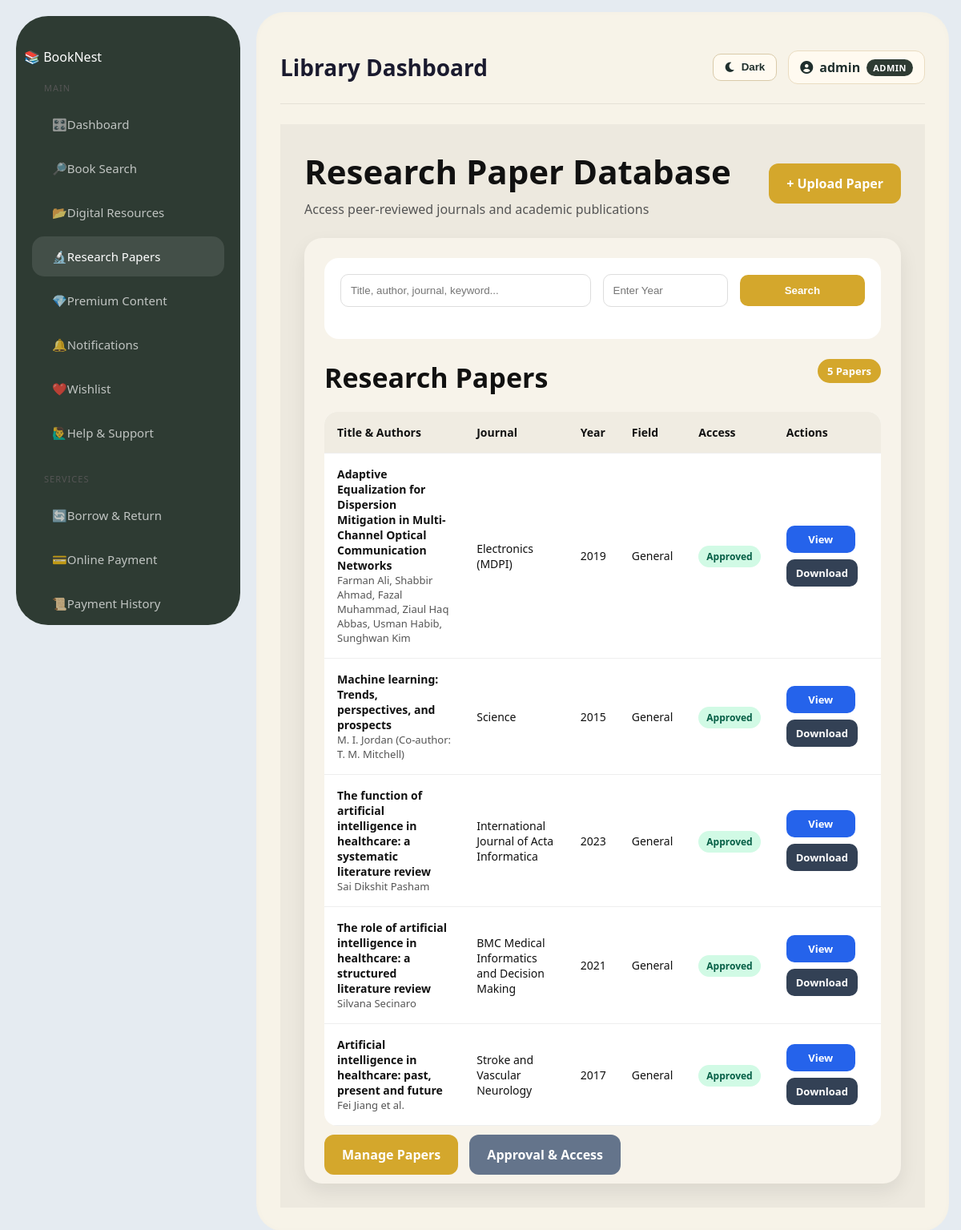
The app's page /research-papers/ (signed in) with its own data.
### library/models.py (models this page shows, shortened)
class User(AbstractUser):
    ADMIN = 'admin'
    LIBRARIAN = 'librarian'
    REGULAR_USER = 'user'
    ROLE_CHOICES = [
        (ADMIN, 'Administrator'),
        (LIBRARIAN, 'Librarian'),
        (REGULAR_USER, 'Regular User'),
    ]
    role = models.CharField(max_length=20, choices=ROLE_CHOICES, default=REGULAR_USER)
    phone = models.CharField(max_length=15, null=True, blank=True)
    profile_picture = models.ImageField(upload_to='profiles/', null=True, blank=True)
    date_of_birth = models.DateField(null=True, blank=True)
    bio = models.TextField(null=True, blank=True)
    def get_full_name(self):
        if self.first_name and self.last_name:
            return f"{self.first_name} {self.last_name}"
        return self.username

class ResearchPaper(models.Model):
    STATUS_CHOICES = [
        ('pending', 'Pending'),
        ('approved', 'Approved'),
        ('rejected', 'Rejected'),
    ]
    title = models.CharField(max_length=200)
    author = models.CharField(max_length=200)
    journal = models.CharField(max_length=200)
    year = models.PositiveIntegerField()
    abstract = models.TextField(blank=True, null=True)
    paper_file = models.FileField(upload_to='research_papers/')
    status = models.CharField(max_length=20, choices=STATUS_CHOICES, default='pending')
    uploaded_by = models.ForeignKey(User, on_delete=models.CASCADE)
    uploaded_at = models.DateTimeField(auto_now_add=True)

### library/views.py (the view)
# urls.py: path('research-papers/', views.research_papers, name='research_papers'),
@login_required
def research_papers(request):
    papers = ResearchPaper.objects.filter(status='approved').order_by('-uploaded_at')
    query = request.GET.get('q', '')
    year = request.GET.get('year', '').strip()
    if query:
        papers = papers.filter(title__icontains=query) | papers.filter(author__icontains=query) | papers.filter(journal__icontains=query)
    if year:
        papers = papers.filter(year=year)
    return render(request, 'library/research_papers.html', {
        'papers': papers,
        'query': query,
        'is_librarian_or_admin': is_librarian_or_admin(request.user),
    })

### library/views.py (called while the page is built)
def is_librarian_or_admin(user):
    return user.is_authenticated and (
        user.role in [User.LIBRARIAN, User.ADMIN] or user.is_superuser
    )

### library/templates/library/research_papers.html (shortened to what this page needs)
{% extends 'library/base.html' %}
{% block content %}
<div class="research-page">
<div class="research-header">
<div class="research-title">
<h1>Research Paper Database</h1>
<p>Access peer-reviewed journals and academic publications</p>
</div>
{% if is_librarian_or_admin %}
<a href="{% url 'upload_research_paper' %}" class="upload-btn">+ Upload Paper</a>
{% endif %}
</div>
<div class="main-box">
<div class="search-box">
<form method="GET">
    <div class="search-filter-bar">
        <input
            type="text"
            name="q"
            placeholder="Title, author, journal, keyword..."
            value="{{ request.GET.q }}"
        >
        <input
            type="number"
            name="year"
            placeholder="Enter Year"
            value="{{ request.GET.year }}"
            min="1900"
            max="2100"
        >
        <button type="submit">
            Search
        </button>
    </div>
</form>
</div>
<div class="section-title">
Research Papers
<span class="paper-count">{{ papers|length }} Papers</span>
</div>
<table>
<thead>
<tr>
<th>Title & Authors</th>
<th>Journal</th>
<th>Year</th>
<th>Field</th>
<th>Access</th>
<th>Actions</th>
</tr>
</thead>
<tbody>
{% for paper in papers %}
<tr>
<td>
<div class="paper-title">{{ paper.title }}</div>
<div class="paper-author">{{ paper.author }}</div>
</td>
<td>{{ paper.journal }}</td>
<td>{{ paper.year }}</td>
<td>{{ paper.category|default:"General" }}</td>
<td>
{% if paper.status == 'approved' %}
<span class="badge badge-open">Approved</span>
{% else %}
<span class="badge badge-pending">{{ paper.status }}</span>
{% endif %}
</td>
<td>
<a href="{% url 'paper_detail' paper.id %}" class="action-btn view-btn">View</a>
{% if paper.status == 'approved' %}
<a href="{% url 'download_paper' paper.id %}" class="action-btn download-btn">Download</a>
{% endif %}
</td>
</tr>
{% empty %}
<tr>
<td colspan="6" style="text-align:center;">No research papers found.</td>
</tr>
{% endfor %}
</tbody>
</table>
{% if is_librarian_or_admin %}
<div class="bottom-btns">
<a href="{% url 'manage_research_papers' %}" class="upload-btn">Manage Papers</a>
<a href="{% url 'approval_access_control' %}" class="upload-btn" style="background:#64748b;">Approval & Access</a>
</div>
{% endif %}
</div>
</div>
{% endblock %}

### library/templates/library/base.html (shortened to what this page needs)
{% load static %}
<!DOCTYPE html>
<html lang="en" data-theme="light">
<head>
    <link rel="stylesheet"
          href="https://cdnjs.cloudflare.com/ajax/libs/font-awesome/6.0.0/css/all.min.css">
    <link rel="stylesheet" href="{% static 'library/css/style.css' %}">
</head>
<body>
<div class="layout">
    <aside class="sidebar">
        <div class="logo">
            📚 <span>Book</span>Nest
        </div>
        <div class="menu-section">
            <div class="menu-title">Main</div>
            <a href="{% url 'home' %}"
               class="menu-item {% if request.resolver_match.url_name == 'home' %}active{% endif %}">
            <span>🎛️</span>
           Dashboard
          </a>
            <a href="{% url 'book_list' %}"
               class="menu-item {% if request.resolver_match.url_name == 'book_list' %}active{% endif %}">
            <span>🔎</span>
             Book Search
          </a>
            <a href="{% url 'digital_resources' %}"
               class="menu-item {% if request.resolver_match.url_name == 'digital_resources' %}active{% endif %}">
               <span>📂</span>
             Digital Resources
              </a>
            <a href="{% url 'research_papers' %}"
   class="menu-item {% if request.resolver_match.url_name == 'research_papers' %}active{% endif %}">
    <span>🔬</span>
    Research Papers
</a>
            <a href="{% url 'premium_content' %}"
   class="menu-item premium {% if request.resolver_match.url_name == 'premium_content' %}active{% endif %}">
    <span>💎</span>
    Premium Content
</a>
            <a href="{% url 'notification_page' %}"
               class="sidebar-link menu-item {% if request.resolver_match.url_name == 'notification_page' %}active{% endif %}">
                <span class="icon">🔔</span>
                <span class="text">Notifications</span>
            </a>
            <a href="{% url 'wishlist_page' %}"
               class="sidebar-link menu-item {% if request.resolver_match.url_name == 'wishlist_page' %}active{% endif %}">
                <span class="icon">❤️</span>
                <span class="text">Wishlist</span>
            </a>
            <a href="{% url 'help_support_page' %}"
               class="sidebar-link menu-item {% if request.resolver_match.url_name == 'help_support_page' %}active{% endif %}">
                <span class="icon">🙋‍♂️</span>
                <span class="text">Help & Support</span>
            </a>
        </div>
        <div class="menu-section">
            <div class="menu-title">Services</div>
            <a href="{% url 'borrow_list' %}"
   class="menu-item {% if request.resolver_match.url_name == 'borrow_list' %}active{% endif %}">
    <span>🔄</span>
    Borrow & Return
</a>
            <a href="{% url 'online_payment' %}"
   class="menu-item {% if request.resolver_match.url_name == 'online_payment' %}active{% endif %}">
    <span>💳</span>
    Online Payment
</a>
            <a href="{% url 'payment_history' %}"
   class="menu-item {% if request.resolver_match.url_name == 'payment_history' %}active{% endif %}">
    <span>📜</span>
    Payment History
</a>
        </div>
    </aside>
    <main class="main-container">
        <header class="top-nav">
            <h2>
                {% block page_title %}
                    Library Dashboard
                {% endblock %}
            </h2>
            <div class="top-nav-right">
                <button type="button"
                        class="theme-toggle-btn"
                        id="themeToggleBtn">
                </button>
                <div class="user-profile">
                    <i class="fas fa-user-circle"></i>
                    <span>{{ user.username }}</span>
                    <span class="role-tag">
                        {{ user.role|upper }}
                    </span>
                </div>
            </div>
        </header>
        {% block content %}
        {% endblock %}
    </main>
</div>
</body>
</html>

### library/static/library/css/style.css (style rules this page uses)
* { margin: 0; padding: 0; box-sizing: border-box; }
body { font-family: 'Segoe UI', sans-serif; background: #e5ebf1; color: #333; }
.layout { display: flex; min-height: calc(100vh - 60px); }
.sidebar { width: 280px; background: #2e3b33; padding: 40px 10px; margin: 20px; border-radius: 40px; color: white; display: flex; flex-direction: column; }
.sidebar a { display: flex; align-items: center; color: rgba(255, 255, 255, 0.7); text-decoration: none; padding: 15px 25px; font-size: 15px; border-radius: 15px; margin: 5px 10px; transition: 0.3s; }
.sidebar a:hover, .sidebar a.active { color: #fff; background: rgba(255, 255, 255, 0.1); }
.sidebar .menu-title { color: #555; font-size: 11px; text-transform: uppercase; padding: 20px 25px 8px; letter-spacing: 1px; }
.main-container { flex: 1; background: #f7f3e8; margin: 15px 15px 15px 0; border-radius: 35px; padding: 30px; box-shadow: inset 0 0 10px rgba(0, 0, 0, 0.02); }
table { width: 100%; border-collapse: collapse; }
th { background: #1a1a2e; color: white; padding: 12px 15px; text-align: left; font-size: 14px; }
td { padding: 11px 15px; border-bottom: 1px solid #eee; font-size: 14px; }
.search-filter-bar { display: flex; gap: 12px; align-items: center; margin-bottom: 20px; flex-wrap: wrap; }
:root { --gold: #c9a84c; --gold-light: #f0d080; --gold-bg: #fdf6e3; --card-bg: #ffffff; --text-dark: #1a2e2a; --text-muted: #6b7c76; --border: #e4ddd0; --success: #2d6a4f; --danger: #8b1a1a; }
.top-nav { width: 100%; min-height: 78px; display: flex; justify-content: space-between; align-items: center; gap: 20px; padding: 18px 0 24px; margin-bottom: 25px; border-bottom: 1px solid rgba(0, 0, 0, 0.08); }
.top-nav h2 { margin: 0; color: #1a1a2e; font-size: 28px; font-weight: 800; }
.top-nav-right { display: flex; align-items: center; gap: 14px; flex-wrap: wrap; }
.theme-toggle-btn { display: inline-flex; align-items: center; gap: 7px; padding: 9px 14px; border: 1px solid #d9caa9; border-radius: 10px; background: #fffaf0; color: #1f2f2d; font-weight: 700; cursor: pointer; line-height: 1; }
.user-profile { display: inline-flex; align-items: center; gap: 8px; background: #fffaf0; border: 1px solid #eadcc1; padding: 9px 14px; border-radius: 12px; color: #1f2f2d; font-weight: 700; }
.role-tag { background: #2e3b33; color: #ffffff !important; padding: 3px 8px; border-radius: 999px; font-size: 11px; letter-spacing: 0.5px; }
.sidebar { height: calc(100vh - 40px); overflow-y: auto; overflow-x: hidden; position: sticky; top: 20px; }

### records on screen
User: username "admin", role "ADMIN"
ResearchPaper: title "Adaptive Equalization for Dispersion Mitigation in Multi-Channel Optical Communication Networks", author "Farman Ali, Shabbir Ahmad, Fazal Muhammad, Ziaul Haq Abbas, Usman Habib, Sunghwan Kim", journal "Electronics (MDPI)", year "2019", category "General", status "Approved"
ResearchPaper: title "Machine learning: Trends, perspectives, and prospects", author "M. I. Jordan (Co-author: T. M. Mitchell)", journal "Science", year "2015", category "General", status "Approved"
ResearchPaper: title "The function of artificial intelligence in healthcare: a systematic literature review", author "Sai Dikshit Pasham", journal "International Journal of Acta Informatica", year "2023", category "General", status "Approved"
ResearchPaper: title "The role of artificial intelligence in healthcare: a structured literature review", author "Silvana Secinaro", journal "BMC Medical Informatics and Decision Making", year "2021", category "General", status "Approved"
ResearchPaper: title "Artificial intelligence in healthcare: past, present and future", author "Fei Jiang et al.", journal "Stroke and Vascular Neurology", year "2017", category "General", status "Approved"

### other values on screen
{{ papers|length }} "5"
